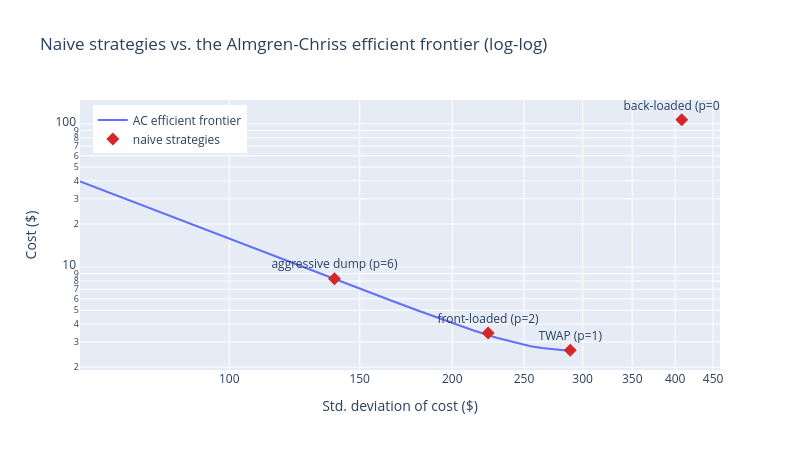

The code cell stored with this chart in its notebook:
### Code cell
naive_results = []
for label, p in naive_ps.items():
    x_p = power_law_holdings(t_fine, X, T, p)
    cost_p, variance_p = schedule_cost_variance(t_fine, x_p, X, sigma, eta, gamma)
    naive_results.append({"strategy": label, "cost": cost_p, "variance": variance_p})
naive_df = pl.DataFrame(naive_results)
naive_df = naive_df.with_columns(cost_std=naive_df["variance"].sqrt())

fig = go.Figure()
fig.add_trace(
    go.Scatter(
        x=frontier_df["cost_std"],
        y=frontier_df["expected_cost"],
        mode="lines",
        name="AC efficient frontier",
        line={"width": 2},
    )
)
fig.add_trace(
    go.Scatter(
        x=naive_df["cost_std"],
        y=naive_df["cost"],
        mode="markers+text",
        name="naive strategies",
        text=naive_df["strategy"],
        textposition="top center",
        marker={"size": 10, "symbol": "diamond", "color": "#d62728"},
    )
)
fig.update_layout(
    title="Naive strategies vs. the Almgren-Chriss efficient frontier (log-log)",
    xaxis={"title": "Std. deviation of cost ($)", "type": "log"},
    yaxis={"title": "Cost ($)", "type": "log"},
    width=800,
    height=450,
    legend={"x": 0.02, "y": 0.98},
)
fig.show()

### Figure 1 — Plotly figure (JSON) as saved in the notebook; plotly's stock layout.template omitted (floating-point values rounded to 4 significant figures)
{"data": [{"line": {"width": 2}, "mode": "lines", "name": "AC efficient frontier", "type": "scatter", "x": [62.87, 69.2, 76.17, 83.84, 92.28, 101.6, 111.8, 123.1, 135.5, 149.1, 164.0, 180.1, 196.9, 213.7, 229.5, 243.5, 255.2, 264.3, 271.3, 276.5, 280.2, 282.8, 284.6, 285.9, 286.8, 287.4, 287.8, 288.1, 288.3, 288.4, 288.5, 288.5, 288.6, 288.6, 288.6, 288.6, 288.7, 288.7, 288.7, 288.7, 288.7, 288.7, 288.7, 288.7, 288.7, 288.7, 288.7, 288.7, 288.7, 288.7], "y": [39.65, 32.75, 27.06, 22.35, 18.47, 15.27, 12.63, 10.44, 8.641, 7.157, 5.938, 4.953, 4.182, 3.609, 3.212, 2.957, 2.803, 2.717, 2.671, 2.648, 2.636, 2.63, 2.627, 2.626, 2.626, 2.625, 2.625, 2.625, 2.625, 2.625, 2.625, 2.625, 2.625, 2.625, 2.625, 2.625, 2.625, 2.625, 2.625, 2.625, 2.625, 2.625, 2.625, 2.625, 2.625, 2.625, 2.625, 2.625, 2.625, 2.625]}, {"marker": {"color": "#d62728", "size": 10, "symbol": "diamond"}, "mode": "markers+text", "name": "naive strategies", "text": ["back-loaded (p=0.25)", "TWAP (p=1)", "front-loaded (p=2)", "aggressive dump (p=6)"], "textposition": "top center", "type": "scatter", "x": [408.2, 288.7, 223.6, 138.7], "y": [107.0, 2.625, 3.458, 8.307]}], "layout": {"height": 450, "legend": {"x": 0.02, "y": 0.98}, "title": {"text": "Naive strategies vs. the Almgren-Chriss efficient frontier (log-log)"}, "width": 800, "xaxis": {"title": {"text": "Std. deviation of cost ($)"}, "type": "log"}, "yaxis": {"title": {"text": "Cost ($)"}, "type": "log"}}}
